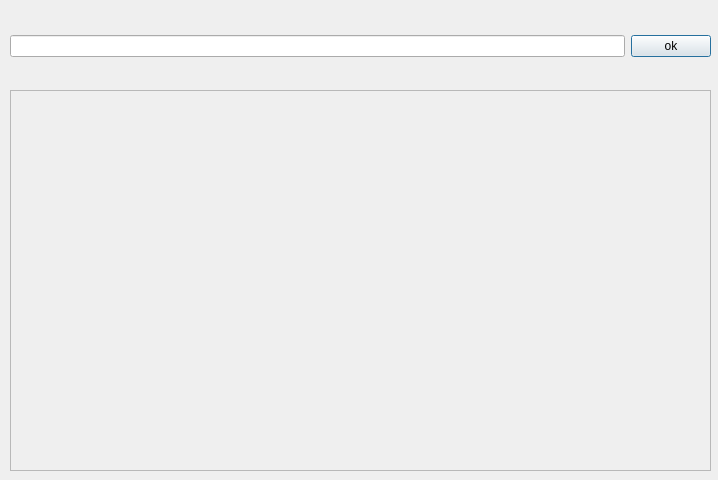
<?xml version="1.0" encoding="UTF-8"?>
<ui version="4.0">
 <class>Dialog</class>
 <widget class="QDialog" name="Dialog">
  <property name="geometry">
   <rect>
    <x>0</x>
    <y>0</y>
    <width>718</width>
    <height>480</height>
   </rect>
  </property>
  <property name="windowTitle">
   <string>Dialog</string>
  </property>
  <widget class="QWidget" name="gridLayoutWidget">
   <property name="geometry">
    <rect>
     <x>10</x>
     <y>90</y>
     <width>701</width>
     <height>381</height>
    </rect>
   </property>
   <layout class="QGridLayout" name="gridLayout">
    <item row="0" column="0">
     <widget class="QScrollArea" name="scrollArea">
      <property name="widgetResizable">
       <bool>true</bool>
      </property>
      <widget class="QWidget" name="scrollAreaWidgetContents">
       <property name="geometry">
        <rect>
         <x>0</x>
         <y>0</y>
         <width>697</width>
         <height>377</height>
        </rect>
       </property>
      </widget>
     </widget>
    </item>
   </layout>
  </widget>
  <widget class="QWidget" name="horizontalLayoutWidget">
   <property name="geometry">
    <rect>
     <x>10</x>
     <y>10</y>
     <width>701</width>
     <height>73</height>
    </rect>
   </property>
   <layout class="QHBoxLayout" name="horizontalLayout">
    <item>
     <widget class="QLineEdit" name="lineEdit"/>
    </item>
    <item>
     <widget class="QPushButton" name="btnSearch">
      <property name="text">
       <string>ok</string>
      </property>
     </widget>
    </item>
   </layout>
  </widget>
 </widget>
 <resources/>
 <connections/>
</ui>
